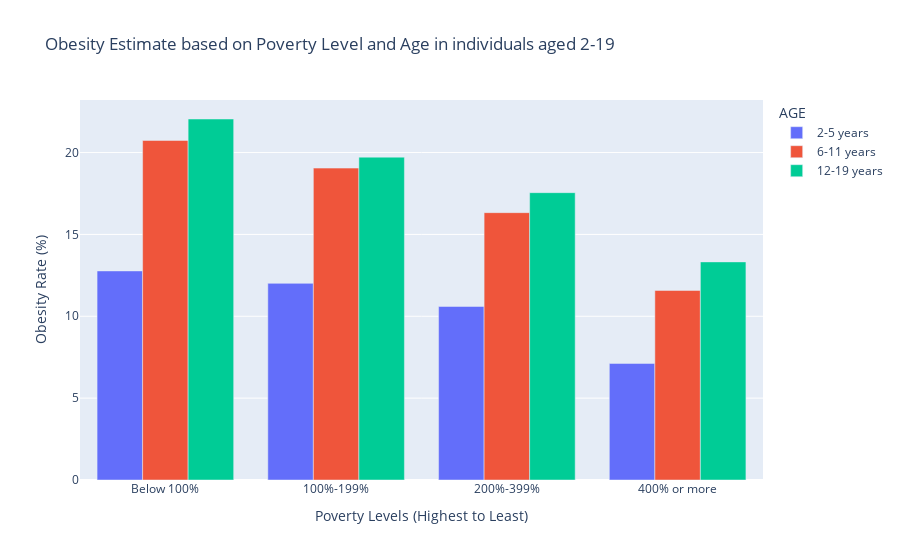

Notebook code for this chart:
### Markdown cell above
**Visual 1 - Data - Obesity Among Children and Adolescents 2-19**

### Code cell
obesity_Visual1(poverty_obesity)

### Figure 1 — Plotly figure (JSON) as saved in the notebook; plotly's stock layout.template omitted (floating-point values rounded to 4 significant figures)
{"data": [{"alignmentgroup": "True", "hovertemplate": "AGE=2-5 years<br>Poverty Levels (Highest to Least)=%{x}<br>Obesity Rate (%)=%{y}<extra></extra>", "legendgroup": "2-5 years", "marker": {"color": "#636efa", "pattern": {"shape": ""}}, "name": "2-5 years", "offsetgroup": "2-5 years", "orientation": "v", "showlegend": true, "textposition": "auto", "type": "bar", "x": ["Below 100%", "100%-199%", "200%-399%", "400% or more"], "xaxis": "x", "y": [12.77, 12.01, 10.6, 7.12], "yaxis": "y"}, {"alignmentgroup": "True", "hovertemplate": "AGE=6-11 years<br>Poverty Levels (Highest to Least)=%{x}<br>Obesity Rate (%)=%{y}<extra></extra>", "legendgroup": "6-11 years", "marker": {"color": "#EF553B", "pattern": {"shape": ""}}, "name": "6-11 years", "offsetgroup": "6-11 years", "orientation": "v", "showlegend": true, "textposition": "auto", "type": "bar", "x": ["Below 100%", "100%-199%", "200%-399%", "400% or more"], "xaxis": "x", "y": [20.74, 19.05, 16.33, 11.58], "yaxis": "y"}, {"alignmentgroup": "True", "hovertemplate": "AGE=12-19 years<br>Poverty Levels (Highest to Least)=%{x}<br>Obesity Rate (%)=%{y}<extra></extra>", "legendgroup": "12-19 years", "marker": {"color": "#00cc96", "pattern": {"shape": ""}}, "name": "12-19 years", "offsetgroup": "12-19 years", "orientation": "v", "showlegend": true, "textposition": "auto", "type": "bar", "x": ["Below 100%", "100%-199%", "200%-399%", "400% or more"], "xaxis": "x", "y": [22.05, 19.72, 17.55, 13.32], "yaxis": "y"}], "layout": {"autosize": true, "barmode": "group", "legend": {"title": {"text": "AGE"}, "tracegroupgap": 0}, "title": {"text": "Obesity Estimate based on Poverty Level and Age in individuals aged 2-19"}, "xaxis": {"anchor": "y", "autorange": true, "domain": [0, 1], "range": [-0.5, 3.5], "title": {"text": "Poverty Levels (Highest to Least)"}, "type": "category"}, "yaxis": {"anchor": "x", "autorange": true, "domain": [0, 1], "range": [0, 23.21], "title": {"text": "Obesity Rate (%)"}, "type": "linear"}}}
